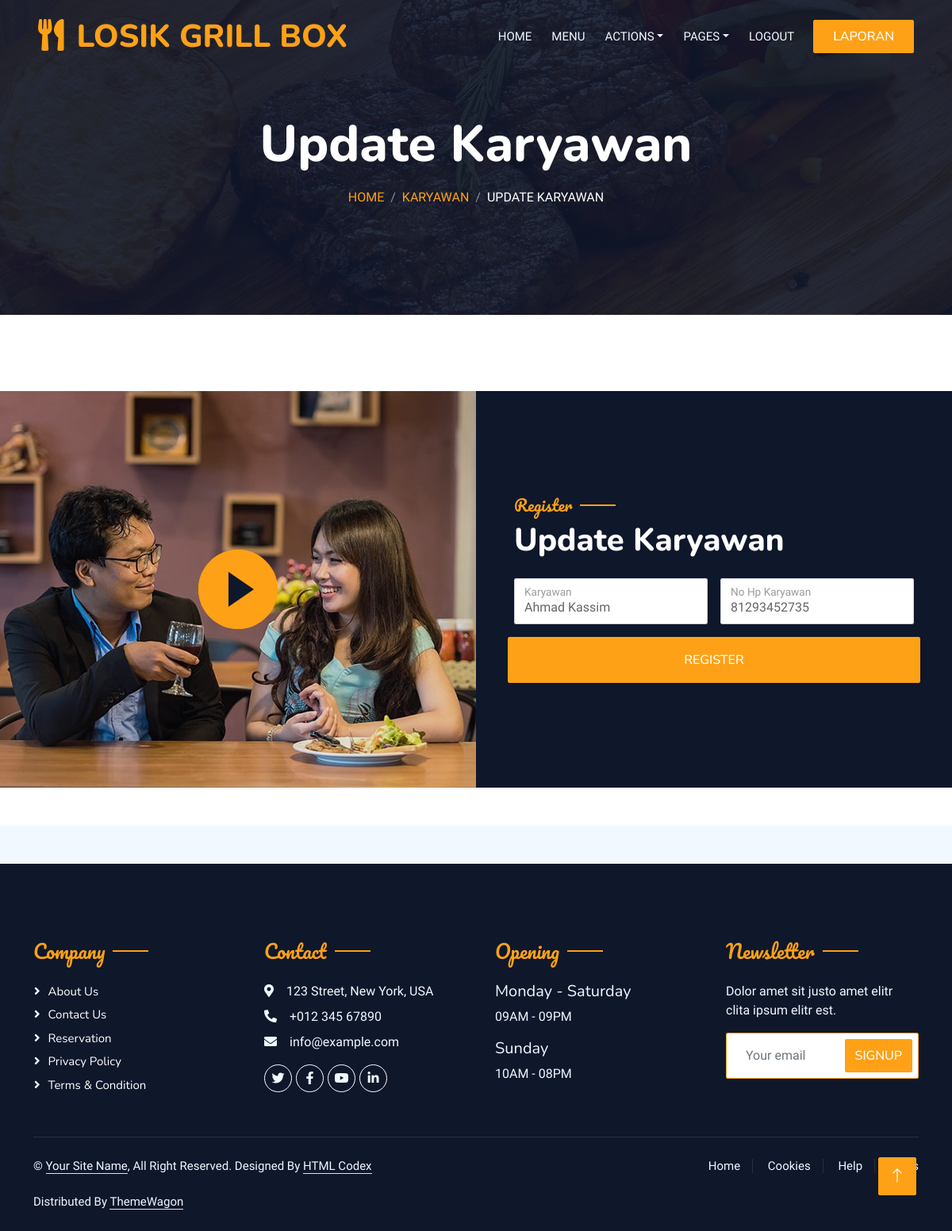
The page /ukaryawan/1 (signed in) on the database its author committed.
### grill/models.py (models this page shows)
class karyawan(models.Model):
    id_karyawan = models.AutoField(primary_key=True)
    nama_karyawan_kurir = models.CharField(max_length=50)
    no_hp_karyawan_kurir = models.IntegerField()
    def __str__(self):
        return str (self.nama_karyawan_kurir)

### grill/decorators.py (the view)
        def wrap(request,*args, **kwargs):
            group = None
            if request.user.groups.exists():
                group = request.user.groups.all()[0].name
            if group in allowed_roles:
                return func(request, *args, **kwargs)
            else:
                return render(request, 'logins/404.html')

### grill/context_processors.py (called while the page is built)
def asadmin(request):
    return {'asadmin':request.user.groups.filter(name='admin').exists()}

def asowner(request):
    return {'asowner':request.user.groups.filter(name='owner').exists()}

### grill/views.py (called while the page is built, shortened)
@login_required(login_url="login")
@role_required(["owner"])
def ukaryawan(request, id):
    karyawanobj = models.karyawan.objects.get(id_karyawan = id)
    print(karyawanobj)
    if request.method == 'GET':
        return render(request,'karyawan/ukaryawan.html',{
            'karyawanobj':karyawanobj})

### grill/templates/karyawan/ukaryawan.html (shortened to what this page needs)
{% load static %}
<!DOCTYPE html>
<html lang="en">
<head>
    <link href="https://cdnjs.cloudflare.com/ajax/libs/font-awesome/5.10.0/css/all.min.css" rel="stylesheet">
    <link href="https://cdn.jsdelivr.net/npm/bootstrap-icons@1.4.1/font/bootstrap-icons.css" rel="stylesheet">
    <link href="{% static 'lib/animate/animate.min.css' %}" rel="stylesheet">
    <link href="{% static 'lib/owlcarousel/assets/owl.carousel.min.css' %}" rel="stylesheet">
    <link href="{% static 'lib/tempusdominus/css/tempusdominus-bootstrap-4.min.css' %}" rel="stylesheet" />
    <link href="{% static 'css/bootstrap.min.css' %}" rel="stylesheet">
    <link href="{% static 'css/style.css' %}" rel="stylesheet">
</head>
<body>
    <div class="container-xxl bg-white p-0">
        <div class="container-xxl position-relative p-0">
            <nav class="navbar navbar-expand-lg navbar-dark bg-dark px-4 px-lg-5 py-3 py-lg-0">
                <a href="" class="navbar-brand p-0">
                    <h1 class="text-primary m-0"><i class="fa fa-utensils me-3"></i>LOSIK GRILL BOX</h1>
                </a>
                <div class="collapse navbar-collapse" id="navbarCollapse">
                    <div class="navbar-nav ms-auto py-0 pe-4">
                        <a href="{% url 'login' %}" class="nav-item nav-link">Home</a>
                        <a href="{% url 'paket' %}" class="nav-item nav-link">Menu</a>
                        <div class="nav-item dropdown">
                            {% if asowner %}
                            <a href="#" class="nav-link dropdown-toggle" data-bs-toggle="dropdown">Actions</a>
                            {% endif %}
                        </div>
                        <div class="nav-item dropdown">
                            <a href="#" class="nav-link dropdown-toggle" data-bs-toggle="dropdown">Pages</a>
                        </div>
                        <a href="{% url 'performlogout' %}" class="nav-item nav-link">Logout</a>
                    </div>
                    {% if asowner %}
                    <a href="{% url 'laporan' %}" class="btn btn-primary py-2 px-4">Laporan</a>
                    {% endif %}
                </div>
            </nav>
            <div class="container-xxl py-5 bg-dark hero-header mb-5">
                <div class="container text-center my-5 pt-5 pb-4">
                    <h1 class="display-3 text-white mb-3 animated slideInDown">Update Karyawan</h1>
                    <nav aria-label="breadcrumb">
                        <ol class="breadcrumb justify-content-center text-uppercase">
                            <li class="breadcrumb-item"><a href="{% url 'login' %}">Home</a></li>
                            <li class="breadcrumb-item"><a href="{% url 'karyawan' %}">Karyawan</a></li>
                            <li class="breadcrumb-item text-white active" aria-current="page">Update Karyawan</li>
                        </ol>
                    </nav>
                </div>
            </div>
        </div>
        <div class="container-xxl py-5 px-0 wow fadeInUp" data-wow-delay="0.1s">
            <div class="row g-0">
                <div class="col-md-6">
                    <div class="video">
                        <button type="button" class="btn-play" data-bs-toggle="modal" data-src="https://www.youtube.com/embed/DWRcNpR6Kdc" data-bs-target="#videoModal">
                            <span></span>
                        </button>
                    </div>
                </div>
                <div class="col-md-6 bg-dark d-flex align-items-center">
                    <div class="p-5 wow fadeInUp" data-wow-delay="0.2s">
                        <h5 class="section-title ff-secondary text-start text-primary fw-normal">Register</h5>
                        <h1 class="text-white mb-4">Update Karyawan</h1>
                        <form action="" method="POST">
                            <div class="row g-3">
                                <div class="col-md-6">
                                    <div class="form-floating">
                                        <input required type="text" class="form-control" name="nama_karyawan_kurir" value="{{karyawanobj.nama_karyawan_kurir}}">
                                        <label for="name">Karyawan</label>
                                    </div>
                                </div>
                                <div class="col-md-6">
                                    <div class="form-floating">
                                        <input required type="number" class="form-control" name="no_hp_karyawan_kurir" value="{{karyawanobj.no_hp_karyawan_kurir}}">
                                        <label for="email">No Hp Karyawan</label>
                                    </div>
                                </div>
                                    <button class="btn btn-primary w-100 py-3" type="submit">Register</button>
                                </div>
                            </div>
                    </div>
                </div>
            </div>
        </div>
        <div class="container-fluid bg-dark text-light footer pt-5 mt-5 wow fadeIn" data-wow-delay="0.1s">
            <div class="container py-5">
                <div class="row g-5">
                    <div class="col-lg-3 col-md-6">
                        <h4 class="section-title ff-secondary text-start text-primary fw-normal mb-4">Company</h4>
                        <a class="btn btn-link" href="">About Us</a>
                        <a class="btn btn-link" href="">Contact Us</a>
                        <a class="btn btn-link" href="">Reservation</a>
                        <a class="btn btn-link" href="">Privacy Policy</a>
                        <a class="btn btn-link" href="">Terms & Condition</a>
                    </div>
                    <div class="col-lg-3 col-md-6">
                        <h4 class="section-title ff-secondary text-start text-primary fw-normal mb-4">Contact</h4>
                        <p class="mb-2"><i class="fa fa-map-marker-alt me-3"></i>123 Street, New York, USA</p>
                        <p class="mb-2"><i class="fa fa-phone-alt me-3"></i>+012 345 67890</p>
                        <p class="mb-2"><i class="fa fa-envelope me-3"></i>info@example.com</p>
                        <div class="d-flex pt-2">
                            <a class="btn btn-outline-light btn-social" href=""><i class="fab fa-twitter"></i></a>
                            <a class="btn btn-outline-light btn-social" href=""><i class="fab fa-facebook-f"></i></a>
                            <a class="btn btn-outline-light btn-social" href=""><i class="fab fa-youtube"></i></a>
                            <a class="btn btn-outline-light btn-social" href=""><i class="fab fa-linkedin-in"></i></a>
                        </div>
                    </div>
                    <div class="col-lg-3 col-md-6">
                        <h4 class="section-title ff-secondary text-start text-primary fw-normal mb-4">Opening</h4>
                        <h5 class="text-light fw-normal">Monday - Saturday</h5>
                        <p>09AM - 09PM</p>
                        <h5 class="text-light fw-normal">Sunday</h5>
                        <p>10AM - 08PM</p>
                    </div>
                    <div class="col-lg-3 col-md-6">
                        <h4 class="section-title ff-secondary text-start text-primary fw-normal mb-4">Newsletter</h4>
                        <p>Dolor amet sit justo amet elitr clita ipsum elitr est.</p>
                        <div class="position-relative mx-auto" style="max-width: 400px;">
                            <input class="form-control border-primary w-100 py-3 ps-4 pe-5" type="text" placeholder="Your email">
                            <button type="button" class="btn btn-primary py-2 position-absolute top-0 end-0 mt-2 me-2">SignUp</button>
                        </div>
                    </div>
                </div>
            </div>
            <div class="container">
                <div class="copyright">
                    <div class="row">
                        <div class="col-md-6 text-center text-md-start mb-3 mb-md-0">
                            &copy; <a class="border-bottom" href="#">Your Site Name</a>, All Right Reserved.
							Designed By <a class="border-bottom" href="https://htmlcodex.com">HTML Codex</a><br><br>
                            Distributed By <a class="border-bottom" href="https://themewagon.com" target="_blank">ThemeWagon</a>
                        </div>
                        <div class="col-md-6 text-center text-md-end">
                            <div class="footer-menu">
                                <a href="">Home</a>
                                <a href="">Cookies</a>
                                <a href="">Help</a>
                                <a href="">FQAs</a>
                            </div>
                        </div>
                    </div>
                </div>
            </div>
        </div>
        <a href="#" class="btn btn-lg btn-primary btn-lg-square back-to-top"><i class="bi bi-arrow-up"></i></a>
</body>
</html>

### static/css/style.css (style rules this page uses)
:root { --primary: #FEA116; --light: #F1F8FF; --dark: #0F172B; }
.ff-secondary { font-family: 'Pacifico', cursive; }
.back-to-top { position: fixed; display: none; right: 45px; bottom: 45px; z-index: 99; }
.btn { font-family: 'Nunito', sans-serif; font-weight: 500; text-transform: uppercase; transition: .5s; }
.btn.btn-primary, .btn.btn-secondary { color: #FFFFFF; }
.btn-lg-square { width: 48px; height: 48px; }
.btn-square, .btn-sm-square, .btn-lg-square { padding: 0; display: flex; align-items: center; justify-content: center; font-weight: normal; border-radius: 2px; }
.navbar-dark .navbar-nav .nav-link { position: relative; margin-left: 25px; padding: 35px 0; font-size: 15px; color: var(--light) !important; text-transform: uppercase; font-weight: 500; outline: none; transition: .5s; }
@media (min-width: 992px) { .navbar-dark { position: absolute; width: 100%; top: 0; left: 0; z-index: 999; background: transparent !important; } }
.hero-header { background: linear-gradient(rgba(15, 23, 43, .9), rgba(15, 23, 43, .9)), url(../img/bg-hero.jpg); background-position: center center; background-repeat: no-repeat; background-size: cover; }
.breadcrumb-item + .breadcrumb-item::before { color: rgba(255, 255, 255, .5); }
.section-title { position: relative; display: inline-block; }
.section-title::before { position: absolute; content: ""; width: 45px; height: 2px; top: 50%; left: -55px; margin-top: -1px; background: var(--primary); }
.section-title::after { position: absolute; content: ""; width: 45px; height: 2px; top: 50%; right: -55px; margin-top: -1px; background: var(--primary); }
.section-title.text-start::before, .section-title.text-end::after { display: none; }
.video { position: relative; height: 100%; min-height: 500px; background: linear-gradient(rgba(15, 23, 43, .1), rgba(15, 23, 43, .1)), url(../img/video.jpg); background-position: center center; background-repeat: no-repeat; background-size: cover; }
.video .btn-play { position: absolute; z-index: 3; top: 50%; left: 50%; transform: translateX(-50%) translateY(-50%); box-sizing: content-box; display: block; width: 32px; height: 44px; border-radius: 50%; border: none; outline: none; padding: 18px 20px 18px 28px; }
.video .btn-play:before { content: ""; position: absolute; z-index: 0; left: 50%; top: 50%; transform: translateX(-50%) translateY(-50%); display: block; width: 100px; height: 100px; background: var(--primary); border-radius: 50%; animation: pulse-border 1500ms ease-out infinite; }
.video .btn-play:after { content: ""; position: absolute; z-index: 1; left: 50%; top: 50%; transform: translateX(-50%) translateY(-50%); display: block; width: 100px; height: 100px; background: var(--primary); border-radius: 50%; transition: all 200ms; }
.video .btn-play span { display: block; position: relative; z-index: 3; width: 0; height: 0; border-left: 32px solid var(--dark); border-top: 22px solid transparent; border-bottom: 22px solid transparent; }
.footer .btn.btn-social { margin-right: 5px; width: 35px; height: 35px; display: flex; align-items: center; justify-content: center; color: var(--light); border: 1px solid #FFFFFF; border-radius: 35px; transition: .3s; }
.footer .btn.btn-link { display: block; margin-bottom: 5px; padding: 0; text-align: left; color: #FFFFFF; font-size: 15px; font-weight: normal; text-transform: capitalize; transition: .3s; }
.footer .btn.btn-link::before { position: relative; content: "\f105"; font-family: "Font Awesome 5 Free"; font-weight: 900; margin-right: 10px; }
.footer .copyright { padding: 25px 0; font-size: 15px; border-top: 1px solid rgba(256, 256, 256, .1); }
.footer .copyright a { color: var(--light); }
.footer .footer-menu a { margin-right: 15px; padding-right: 15px; border-right: 1px solid rgba(255, 255, 255, .1); }
.footer .footer-menu a:last-child { margin-right: 0; padding-right: 0; border-right: none; }

### rows shown on the page
karyawan: nama_karyawan_kurir "Ahmad Kassim", no_hp_karyawan_kurir "81293452735"
